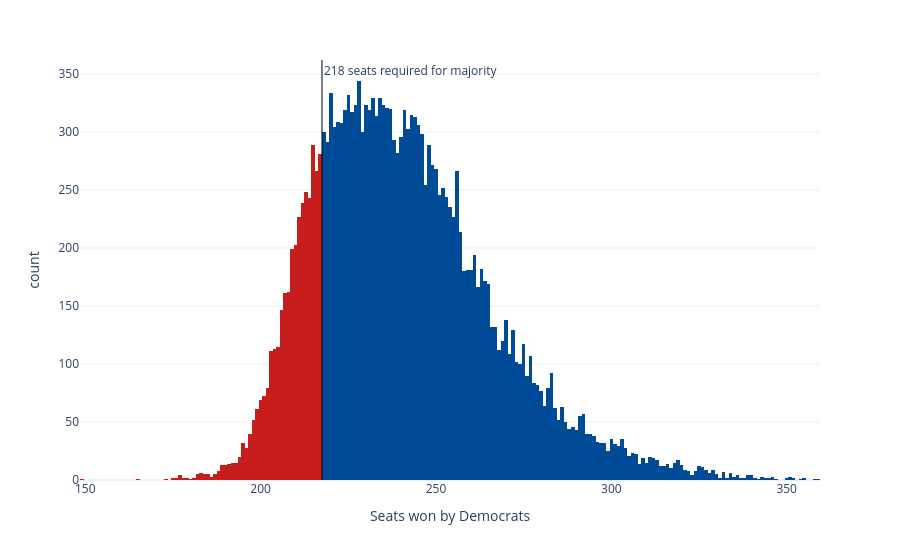

Notebook source saved alongside this figure:
### Code cell
sims_hist = px.histogram(seat_sims, x='seats', nbins=np.unique(seat_sims['seats']).shape[0]*2, color='winner',
                         color_discrete_map={'Democrats': '#004b97', 'Republicans': '#c71e1d'},
                         labels={'seats':'Seats won by Democrats', 'winner': 'Winner'}, template='plotly_white')
sims_hist.update_traces(showlegend=False)
sims_hist.add_vline(x=217.5, line_width=1, line_color='black', annotation_text='218 seats required for majority', 
                    annotation_position='top right')
sims_hist

### Figure 1 — Plotly figure (JSON) as saved in the notebook; plotly's stock layout.template omitted (floating-point values rounded to 4 significant figures; data arrays with more than 128 entries replaced by an {"elided": "..."} marker saying what was removed)
{"data": [{"bingroup": "x", "hovertemplate": "Winner=Republicans<br>Seats won by Democrats=%{x}<br>count=%{y}<extra></extra>", "legendgroup": "Republicans", "marker": {"color": "#c71e1d", "pattern": {"shape": ""}}, "name": "Republicans", "nbinsx": 366, "orientation": "v", "showlegend": false, "type": "histogram", "x": {"elided": "3582 int values"}, "xaxis": "x", "yaxis": "y"}, {"bingroup": "x", "hovertemplate": "Winner=Democrats<br>Seats won by Democrats=%{x}<br>count=%{y}<extra></extra>", "legendgroup": "Democrats", "marker": {"color": "#004b97", "pattern": {"shape": ""}}, "name": "Democrats", "nbinsx": 366, "orientation": "v", "showlegend": false, "type": "histogram", "x": {"elided": "16418 int values"}, "xaxis": "x", "yaxis": "y"}], "layout": {"annotations": [{"showarrow": false, "text": "218 seats required for majority", "x": 217.5, "xanchor": "left", "xref": "x", "y": 1, "yanchor": "top", "yref": "y domain"}], "barmode": "relative", "legend": {"title": {"text": "Winner"}, "tracegroupgap": 0}, "margin": {"t": 60}, "shapes": [{"line": {"color": "black", "width": 1}, "type": "line", "x0": 217.5, "x1": 217.5, "xref": "x", "y0": 0, "y1": 1, "yref": "y domain"}], "xaxis": {"anchor": "y", "domain": [0, 1], "title": {"text": "Seats won by Democrats"}}, "yaxis": {"anchor": "x", "domain": [0, 1], "title": {"text": "count"}}}}
